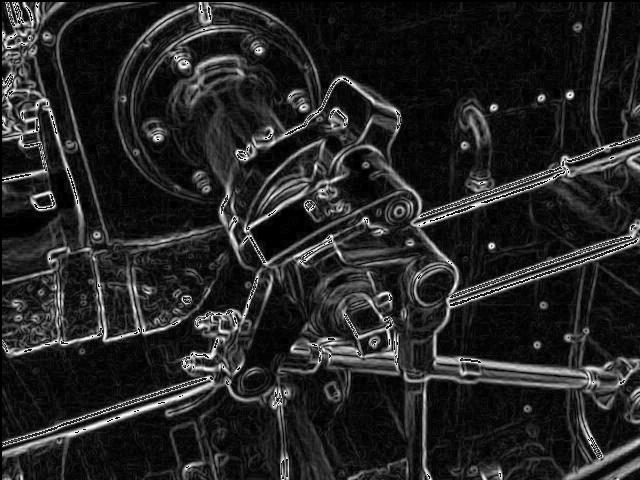
#> input picture Sobelvalve.jpg, 640 x 480 px
$ python threshold_kernel.py
#> lines starting #> are read from the running program, lines starting #| are printed output that depends on the picture; long printed decimals are rounded
import numpy as np
from numba import cuda
from PIL import Image
import matplotlib.pyplot as plt

# Load the Sobel processed image
image = Image.open("./Sobelvalve.jpg")
#> image is the input picture: PIL image 640x480 L; min 0, max 255, mean 37.1
image_array = np.array(image.convert('L'))  # Convert to grayscale
edge_magnitude = np.sqrt(image_array.astype(np.float32))  # Example calculation
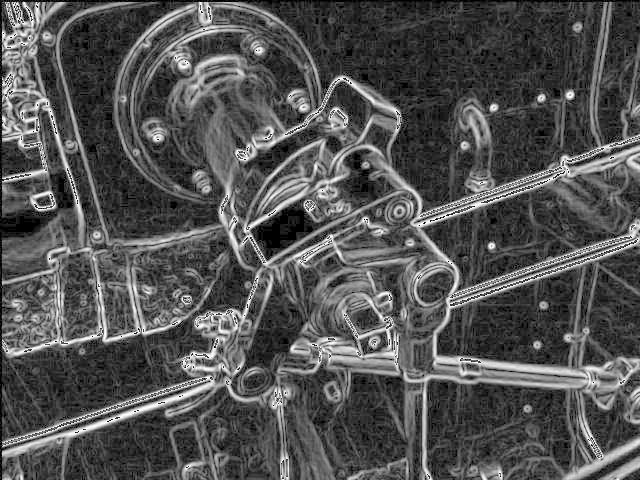
#> edge_magnitude: shape (480, 640) float32; min 0, max 15.97, mean 5.19; drawn with min black and max white

# Check the range of edge magnitudes
print("Max magnitude:", np.max(edge_magnitude))
#| Max magnitude: 15.969
print("Min magnitude:", np.min(edge_magnitude))
#| Min magnitude: 0.0

@cuda.jit
def threshold_kernel(edge_magnitude, edges_output, low_thresh, high_thresh):
    i, j = cuda.grid(2)
    if i < edge_magnitude.shape[0] and j < edge_magnitude.shape[1]:
        if edge_magnitude[i, j] > high_thresh:
            edges_output[i, j] = 255  # Mark as strong edge
        elif edge_magnitude[i, j] > low_thresh:
            edges_output[i, j] = 100  # Mark as weak edge
        else:
            edges_output[i, j] = 0  # Mark as non-edge

edges_output = np.zeros_like(edge_magnitude, dtype=np.uint8)

# Set thresholds
# Using a higher percentage for a more aggressive thresholding based on the max magnitude
low_threshold = max(5, np.max(edge_magnitude) * 0.3)  # Ensuring a minimum threshold of 5
#> low_threshold = 5
high_threshold = max(10, np.max(edge_magnitude) * 0.5)  # Ensuring a minimum threshold of 10
#> high_threshold = 10
# Define block and grid dimensions
threads_per_block = (16, 16)
blocks_per_grid_x = (edge_magnitude.shape[0] + threads_per_block[0] - 1) // threads_per_block[0]
#> blocks_per_grid_x = 30
blocks_per_grid_y = (edge_magnitude.shape[1] + threads_per_block[1] - 1) // threads_per_block[1]
#> blocks_per_grid_y = 40
blocks_per_grid = (blocks_per_grid_x, blocks_per_grid_y)
#> blocks_per_grid = (30, 40)

# Launch the kernel
#> (the run stopped early here; a loop or call above may not have finished)
